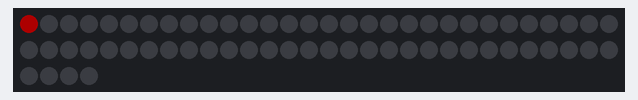
A sketch run on a simulated Arduino Uno, built with avr-gcc and run on an emulated ATmega328P. Shown: 64 RGB LEDs in strip order, left to right, continuing on the next row. Dim RGB values are drawn brighter than linear.

Above: at 0.01 s.
At 5.78 s:
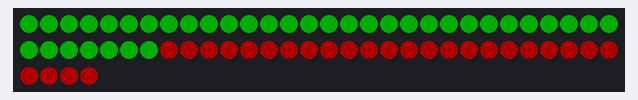
At 11.63 s:
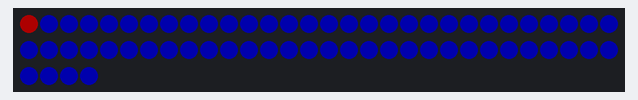
At 19.9 s:
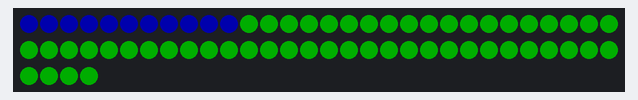
At 29.86 s:
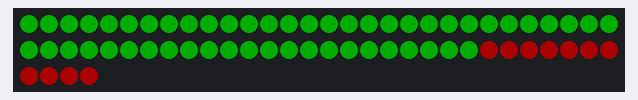
At 39.9 s:
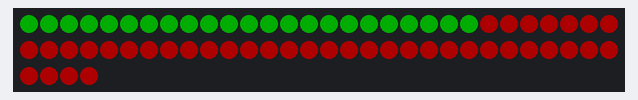

The sketch:

LED_matrix_8x8.ino
```cpp
#include <Adafruit_NeoPixel.h>

#define PIN 6          // Pin connected to the NeoPixel matrix data line
#define NUMPIXELS 64   // 8x8 matrix has 64 pixels
#define BRIGHTNESS 50  // Set brightness (0-255, keep low to reduce power draw)

// Initialize the NeoPixel matrix
Adafruit_NeoPixel matrix = Adafruit_NeoPixel(NUMPIXELS, PIN, NEO_GRB + NEO_KHZ800);

void setup() {
  matrix.begin();              // Initialize the NeoPixel matrix
  matrix.setBrightness(BRIGHTNESS); // Set brightness level
  matrix.show();               // Clear the matrix (all pixels off)
}

void loop() {
  // Color wipe with red
  colorWipe(matrix.Color(255, 0, 0), 50); // Red, 50ms delay per pixel
  delay(500); // Pause for 0.5 seconds

  // Color wipe with green
  colorWipe(matrix.Color(0, 255, 0), 50); // Green, 50ms delay per pixel
  delay(500);

  // Color wipe with blue
  colorWipe(matrix.Color(0, 0, 255), 50); // Blue, 50ms delay per pixel
  delay(500);
}

// Function to fill the matrix with a color, one pixel at a time
void colorWipe(uint32_t color, uint8_t wait) {
  for (int i = 0; i < NUMPIXELS; i++) {
    matrix.setPixelColor(i, color); // Set pixel color
    matrix.show();                  // Update the matrix
    delay(wait);                    // Delay for smooth animation
  }
}
```
